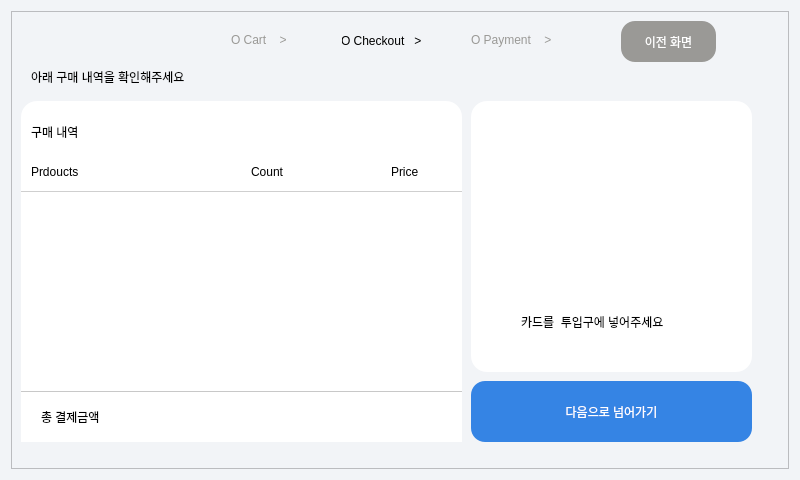
<?xml version="1.0" encoding="UTF-8"?>
<ui version="4.0">
 <class>PagePay</class>
 <widget class="QWidget" name="PagePay">
  <property name="geometry">
   <rect>
    <x>0</x>
    <y>0</y>
    <width>800</width>
    <height>480</height>
   </rect>
  </property>
  <property name="windowTitle">
   <string>Form</string>
  </property>
  <property name="styleSheet">
   <string notr="true">background-color: #F2F4F7;</string>
  </property>
  <layout class="QHBoxLayout" name="horizontalLayout">
   <item>
    <widget class="QFrame" name="frame">
     <property name="frameShape">
      <enum>QFrame::Shape::StyledPanel</enum>
     </property>
     <property name="frameShadow">
      <enum>QFrame::Shadow::Raised</enum>
     </property>
     <widget class="QPushButton" name="btnNext">
      <property name="geometry">
       <rect>
        <x>460</x>
        <y>370</y>
        <width>281</width>
        <height>61</height>
       </rect>
      </property>
      <property name="styleSheet">
       <string notr="true">background-color: rgb(53, 132, 228);
color: rgb(255, 255, 255);
border: none;
border-radius: 14px;
padding: 10px 18px;
font: 14pt &quot;Ubuntu&quot;;</string>
      </property>
      <property name="text">
       <string>다음으로 넘어가기</string>
      </property>
     </widget>
     <widget class="QPushButton" name="btnBack">
      <property name="geometry">
       <rect>
        <x>610</x>
        <y>10</y>
        <width>95</width>
        <height>41</height>
       </rect>
      </property>
      <property name="styleSheet">
       <string notr="true">background-color: rgb(154, 153, 150);
color: rgb(255, 255, 255);
border: none;
border-radius: 14px;
padding: 10px 18px;</string>
      </property>
      <property name="text">
       <string>이전 화면</string>
      </property>
     </widget>
     <widget class="QFrame" name="frame_2">
      <property name="geometry">
       <rect>
        <x>460</x>
        <y>90</y>
        <width>281</width>
        <height>271</height>
       </rect>
      </property>
      <property name="styleSheet">
       <string notr="true">background-color: rgb(255, 255, 255);
border-radius: 16px;</string>
      </property>
      <property name="frameShape">
       <enum>QFrame::Shape::StyledPanel</enum>
      </property>
      <property name="frameShadow">
       <enum>QFrame::Shadow::Raised</enum>
      </property>
      <widget class="QLabel" name="lblCardIcon">
       <property name="geometry">
        <rect>
         <x>30</x>
         <y>-10</y>
         <width>201</width>
         <height>211</height>
        </rect>
       </property>
       <property name="styleSheet">
        <string notr="true">image: url(:/etc/card.png);</string>
       </property>
       <property name="text">
        <string/>
       </property>
      </widget>
      <widget class="QLabel" name="lblCarGuide">
       <property name="geometry">
        <rect>
         <x>50</x>
         <y>200</y>
         <width>241</width>
         <height>41</height>
        </rect>
       </property>
       <property name="styleSheet">
        <string notr="true">font: 500 12pt &quot;Ubuntu&quot;;</string>
       </property>
       <property name="text">
        <string>카드를  투입구에 넣어주세요</string>
       </property>
      </widget>
     </widget>
     <widget class="QLabel" name="label_4">
      <property name="geometry">
       <rect>
        <x>330</x>
        <y>20</y>
        <width>121</width>
        <height>20</height>
       </rect>
      </property>
      <property name="styleSheet">
       <string notr="true">font: 13pt &quot;Ubuntu Condensed&quot;;
color: rgb(0, 0, 0);
background-color: #F2F4F7;
</string>
      </property>
      <property name="text">
       <string>O Checkout   &gt;</string>
      </property>
     </widget>
     <widget class="QLabel" name="label_2">
      <property name="geometry">
       <rect>
        <x>220</x>
        <y>20</y>
        <width>111</width>
        <height>17</height>
       </rect>
      </property>
      <property name="styleSheet">
       <string notr="true">font: 13pt &quot;Ubuntu Condensed&quot;;
color: rgb(154, 153, 150);
background-color: #F2F4F7;</string>
      </property>
      <property name="text">
       <string>O Cart    &gt;</string>
      </property>
     </widget>
     <widget class="QLabel" name="label_5">
      <property name="geometry">
       <rect>
        <x>20</x>
        <y>50</y>
        <width>301</width>
        <height>31</height>
       </rect>
      </property>
      <property name="styleSheet">
       <string notr="true">font: 13pt &quot;Ubuntu Condensed&quot;;
color: rgb(0, 0, 0)</string>
      </property>
      <property name="text">
       <string>아래 구매 내역을 확인해주세요</string>
      </property>
     </widget>
     <widget class="QWidget" name="widget" native="true">
      <property name="geometry">
       <rect>
        <x>10</x>
        <y>90</y>
        <width>441</width>
        <height>341</height>
       </rect>
      </property>
      <property name="styleSheet">
       <string notr="true">background-color: rgb(255, 255, 255);
border-radius: 16px;</string>
      </property>
      <widget class="QLabel" name="label_3">
       <property name="geometry">
        <rect>
         <x>10</x>
         <y>10</y>
         <width>141</width>
         <height>41</height>
        </rect>
       </property>
       <property name="styleSheet">
        <string notr="true">font: 500 20pt &quot;Ubuntu&quot;;</string>
       </property>
       <property name="text">
        <string>구매 내역</string>
       </property>
      </widget>
      <widget class="QLabel" name="label_6">
       <property name="geometry">
        <rect>
         <x>10</x>
         <y>50</y>
         <width>91</width>
         <height>41</height>
        </rect>
       </property>
       <property name="styleSheet">
        <string notr="true">font: 15pt &quot;Ubuntu Mono&quot;;</string>
       </property>
       <property name="text">
        <string>Prdoucts</string>
       </property>
      </widget>
      <widget class="QLabel" name="label_7">
       <property name="geometry">
        <rect>
         <x>230</x>
         <y>50</y>
         <width>91</width>
         <height>41</height>
        </rect>
       </property>
       <property name="styleSheet">
        <string notr="true">font: 15pt &quot;Ubuntu Mono&quot;;</string>
       </property>
       <property name="text">
        <string>Count</string>
       </property>
      </widget>
      <widget class="QLabel" name="label_12">
       <property name="geometry">
        <rect>
         <x>370</x>
         <y>50</y>
         <width>91</width>
         <height>41</height>
        </rect>
       </property>
       <property name="styleSheet">
        <string notr="true">font: 15pt &quot;Ubuntu Mono&quot;;</string>
       </property>
       <property name="text">
        <string>Price</string>
       </property>
      </widget>
      <widget class="QTableWidget" name="tablePayItems">
       <property name="geometry">
        <rect>
         <x>0</x>
         <y>90</y>
         <width>441</width>
         <height>141</height>
        </rect>
       </property>
       <property name="styleSheet">
        <string notr="true">background-color: rgb(255, 255, 255);
border-radius: 0px;
font: 300 13pt &quot;Umpush&quot;;
border-top: 1px solid #cfcfcf;
border-bottom: 0px;
border-left: 0px;
border-right: 0px;</string>
       </property>
      </widget>
      <widget class="QFrame" name="frame_3">
       <property name="geometry">
        <rect>
         <x>0</x>
         <y>290</y>
         <width>451</width>
         <height>51</height>
        </rect>
       </property>
       <property name="styleSheet">
        <string notr="true">background-color: rgb(255, 255, 255);
border-style: solid;
border-top: 1px solid rgb(200, 200, 200);
border-left: 1px solid rgb(255, 255, 255);
border-right: 1px solid rgb(255, 255, 255);
border-bottom: 1px solid rgb(255, 255, 255);
border-radius: 0px;</string>
       </property>
       <property name="frameShape">
        <enum>QFrame::Shape::StyledPanel</enum>
       </property>
       <property name="frameShadow">
        <enum>QFrame::Shadow::Raised</enum>
       </property>
       <widget class="QLabel" name="label_10">
        <property name="geometry">
         <rect>
          <x>20</x>
          <y>10</y>
          <width>121</width>
          <height>31</height>
         </rect>
        </property>
        <property name="styleSheet">
         <string notr="true">font: 700 16pt &quot;Umpush&quot;;
background-color: rgb(255, 255, 255);
border: none;
</string>
        </property>
        <property name="text">
         <string>총 결제금액</string>
        </property>
       </widget>
       <widget class="QLabel" name="lblTotalPriceValue">
        <property name="geometry">
         <rect>
          <x>240</x>
          <y>10</y>
          <width>101</width>
          <height>41</height>
         </rect>
        </property>
        <property name="styleSheet">
         <string notr="true">border: none;
font: 15pt &quot;Umpush&quot;;
color: rgb(28, 113, 216);</string>
        </property>
        <property name="text">
         <string/>
        </property>
       </widget>
      </widget>
     </widget>
     <widget class="QLabel" name="label_8">
      <property name="geometry">
       <rect>
        <x>460</x>
        <y>20</y>
        <width>111</width>
        <height>17</height>
       </rect>
      </property>
      <property name="styleSheet">
       <string notr="true">font: 13pt &quot;Ubuntu Condensed&quot;;
color: rgb(154, 153, 150);
background-color: #F2F4F7;</string>
      </property>
      <property name="text">
       <string>O Payment    &gt;</string>
      </property>
     </widget>
    </widget>
   </item>
  </layout>
 </widget>
 <resources/>
 <connections/>
</ui>
